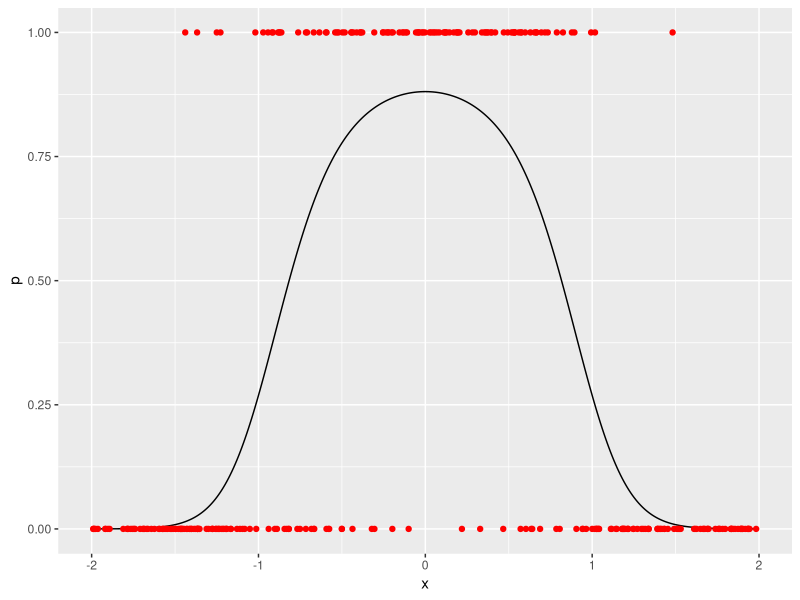
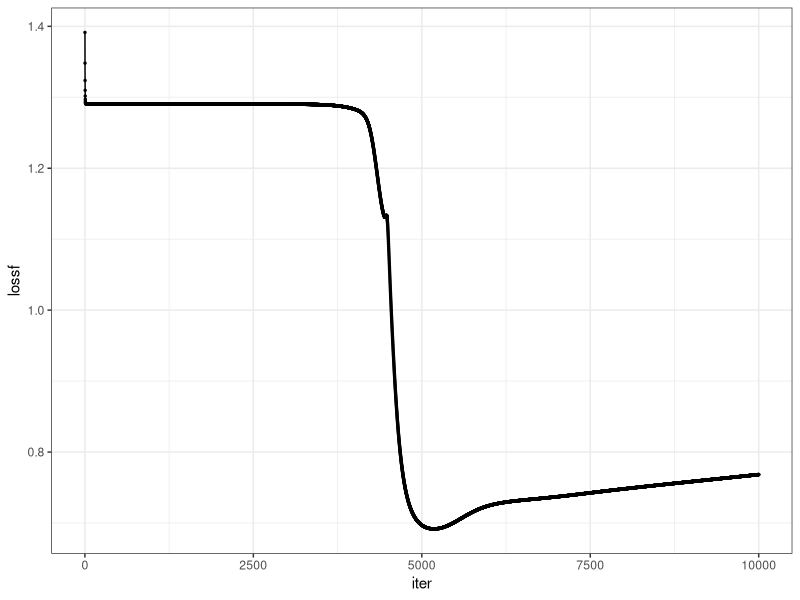
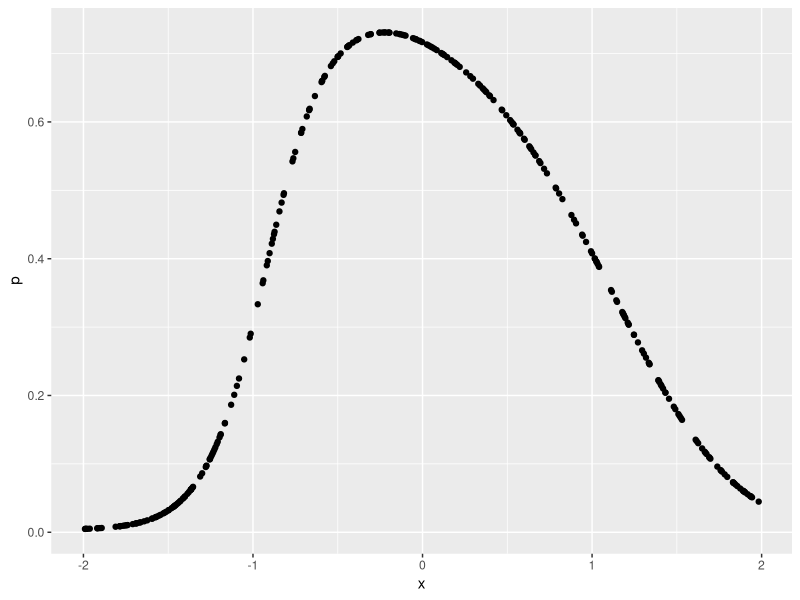
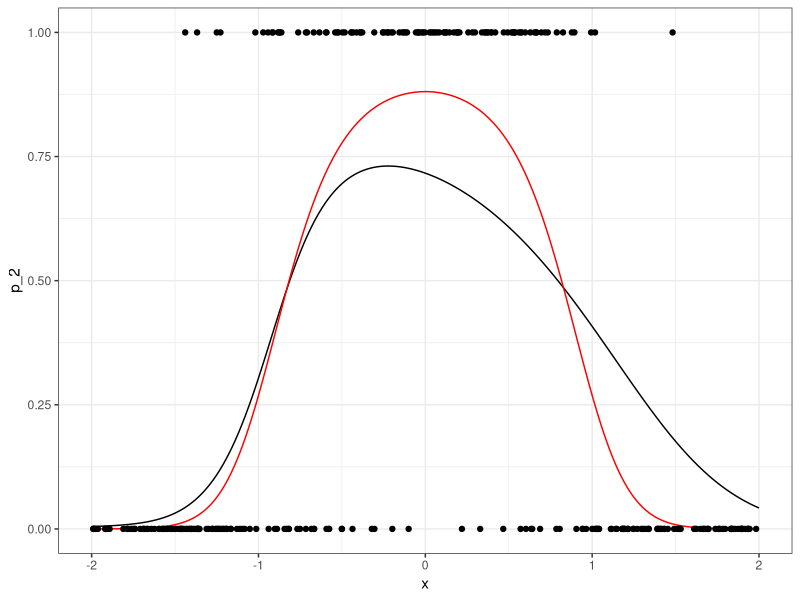
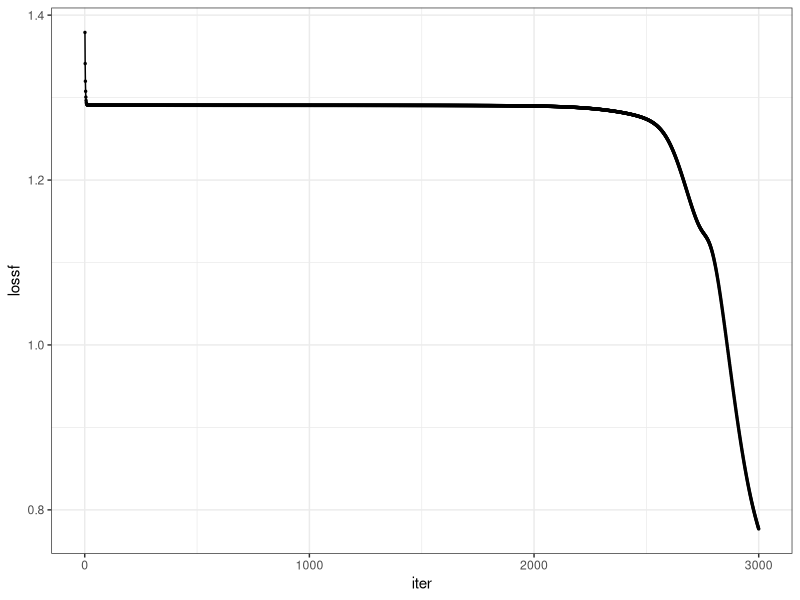

The R script that drew these images, in order: (Note: this script raises an error after producing the figures.)
library(tidyverse)

## Backprop


# # Number of hidden nodes (including bias)
# q = 3
# 
# theta = replicate(q, 0.01*rnorm(nx))
# beta = 0.01*rnorm(q)

sigma_1 <- function(x){
  return(1/(1 + exp(-x)))
}

sigma_2 <- function(x){
  return(1/(1 + exp(-x)))
}

# compute_p_hat <- function(theta, beta, X){
#   A = sigma_1(X %*% theta)
#   p_hat = sigma_2(A %*% beta)
#   return(p_hat)
# }

loss_function <- function(p_hat, y){
  lossf = - 2 * mean(y*log(p_hat) + (1-y)*log(1-p_hat))
  return(lossf)
}


# 
# alpha = 0.01
# i = 0
# n_iter <- 200
# 
# loss_function_df <- data_frame(lossf = rep(0.0, n_iter))
# 
# while(i < n_iter){
#   i = i + 1
#   cat("Iter:", i, "\n")
#   p_hat = compute_p_hat(theta, beta, X)
#   loss_function_df$lossf[i] <- loss_function(p_hat, y)
#   
#   p_minus_y = p_hat - y
#   A = sigma_1(zeta)
#   dL_dbeta = mean(t(A) %*% p_minus_y)
#   zeta = X %*% theta
#   
#   dL_dtheta <- matrix(rep(NA, nx*q), ncol = q)
#   for(l in 1:length(beta)){
#     temp <- (beta[l] * p_minus_y * A[,l]) * (1 - A[,l])
#     
#     dl_dtheta_nl <- matrix(rep(temp, nx), ncol = nx, byrow = F) * X
#     dL_dtheta[,l] <- colMeans(dl_dtheta_nl)
#   }
#   
#   # # first beta
#   # bbb <- cbind(  (beta[1] * p_minus_y * A[,1]) * (1 - A[,1]) * X[,1],
#   #         (beta[1] * p_minus_y * A[,1]) * (1 - A[,1]) * X[,2],
#   #         (beta[1] * p_minus_y * A[,1]) * (1 - A[,1]) * X[,3],
#   #         (beta[1] * p_minus_y * A[,1]) * (1 - A[,1]) * X[,4])
#   # 
#   # # second beta
#   # (beta[2] * p_minus_y * A[,2]) * (1 - A[,2]) * X[,1]
#   # (beta[2] * p_minus_y * A[,2]) * (1 - A[,2]) * X[,2]
#   # (beta[2] * p_minus_y * A[,2]) * (1 - A[,2]) * X[,3]
#   # (beta[2] * p_minus_y * A[,2]) * (1 - A[,2]) * X[,4]
#   # # third beta
#   # (beta[3] * p_minus_y * A[,3]) * (1 - A[,3]) * X[,1]
#   # (beta[3] * p_minus_y * A[,3]) * (1 - A[,3]) * X[,2]
#   # (beta[3] * p_minus_y * A[,3]) * (1 - A[,3]) * X[,3]
#   # (beta[3] * p_minus_y * A[,3]) * (1 - A[,3]) * X[,4]
# 
#   beta <- beta - alpha*dL_dbeta
#   theta <- theta - alpha*dL_dtheta
# }
# 
# loss_function_df %>% 
#   mutate(ix = 1:nrow(.)) %>%  
#   ggplot(aes(ix, lossf)) + 
#   geom_point(size = 0.5) +
#   geom_line()

ann <- function(X, y, q = 3, alpha = 0.01, n_iter = 200, init_beta = "random", init_theta = "random"){
  # X: data matrix
  # y: response vector
  # q: number of hidden nodes (including bias)
  # alpha: learning rate
  # n_iter: number of iterations
  
  m = nrow(X)
  X = cbind(rep(1, m), X)
  nx = ncol(X)
  
  
  i = 0
  
  if(init_beta == "random") {
    beta = 0.1*runif(q + 1, -0.5, 0.5)
    init_beta = beta
  } else{
    beta = init_beta
  }
  if(init_theta == "random"){
    theta = replicate(q, 0.1*runif(nx, -0.5, 0.5))
    init_theta = theta
  } else {
    theta = init_theta
  }
  
  loss_function_df <- data_frame(
    iter = 1:n_iter,
    lossf = as.numeric(rep(NA, n_iter)))
  
  while(i < n_iter){
    i = i + 1
    cat("Iter:", i, "\n")
    zeta = X %*% theta
    A = sigma_1(zeta)
    A_aug = cbind(rep(1, m), A)
    p_hat = sigma_2(A_aug %*% beta)
    #p_hat = compute_p_hat(theta, beta, X)
    loss_function_df$lossf[i] <- loss_function(p_hat, y)
    
    p_minus_y = p_hat - y
    dL_dbeta = colMeans(matrix(rep(p_minus_y, q + 1), ncol = q + 1, byrow = F) * A_aug)
    #dL_dbeta = mean(t(A) %*% p_minus_y)
    
    dL_dtheta <- matrix(rep(NA, nx*q), ncol = q)
    for(l in 1:ncol(dL_dtheta)){
      temp <- (beta[l] * p_minus_y * A[,l]) * (1 - A[,l])
      
      dl_dtheta_nl <- matrix(rep(temp, nx), ncol = nx, byrow = F) * X
      dL_dtheta[,l] <- colMeans(dl_dtheta_nl)
    }

    beta <- beta - alpha*dL_dbeta
    theta <- theta - alpha*dL_dtheta
  }
  
  gg_deviance_iter <- loss_function_df %>% 
    ggplot(aes(iter, lossf)) + 
    geom_point(size = 0.5) +
    geom_line() +
    theme_bw()
  
  out <- list(
    beta = beta,
    theta = theta, 
    init_theta = init_theta,
    init_beta = init_beta,
    gg_deviance_iter = gg_deviance_iter
  )
  
  return(out)
}

### Example 1

# # Number of features (including bias)
# nx = 4
# 
# # Training set size
# m = 100
# 
# X = cbind(rep(1, m), replicate(nx - 1, rnorm(m)) )
# gen_params <- rnorm(nx)
# mu = X %*% gen_params
# p_real <- 1/(1 + exp(-mu))
# y = rbinom(size = 1, n = length(p_real), prob = p_real)
# 
# ann_1 <- ann(X, y, 3)


### Example 2
predict <- function(ann, X){
  m = nrow(X)
  X = cbind(rep(1, m), X)
  zeta = X %*% ann$theta
  A = sigma_1(zeta)
  A_aug = cbind(rep(1, m), A)
  p_hat = sigma_2(A_aug %*% ann$beta)
  return(p_hat)
}

logistic_func <- function(x){
  1/(1 + exp(-x))
}


x <- seq(-2, 2, 0.01)
p <- logistic_func(2 - 3 * x^2) #probabilidad condicional de clase 1 (vs. 0)
set.seed(2805721)
x_1 <- runif(300, -2, 2)
g_1 <- rbinom(300, 1, logistic_func(2 - 3 * x_1^2))
dat_2 <- data.frame(x_1, g_1)
dat_p <- data.frame(x, p)
g <- qplot(x, p, geom='line')
g + geom_point(data = dat_2, aes(x = x_1, y = g_1), colour = 'red')

ann_2 <- ann(as.matrix(dat_2$x_1), dat_2$g_1, q = 4, alpha = 0.5, n_iter = 10000)

ann_2

#ann_2$gg_deviance_iter


data.frame(
  p = predict(ann_2, as.matrix(dat_2$x_1)),
  x = dat_2$x_1) %>% 
  ggplot() +
  geom_point(aes(x, p))

## hacer feed forward con beta encontrados

data.frame(x = x, p_2 = predict(ann_2, as.matrix(x))) %>% 
  ggplot(aes(x = x, y = p_2)) + 
  geom_line() +
  geom_line(data = dat_p, aes(x = x, y = p), col='red') + 
  ylim(c(0,1)) +
  geom_point(data = dat_2, aes(x = x_1, y = g_1)) +
  theme_bw()








ann_3 <- ann(as.matrix(dat_2$x_1), dat_2$g_1, q = 4, alpha = 0.5, n_iter = 3000)
ann_3

ann_4 <- ann(as.matrix(dat_2$x_1), dat_2$g_1, q = 4, alpha = 0.5, n_iter = 3000, init_beta = ann_3$beta, init_theta = ann_3$theta)
ann_4



data.frame(x = x, p_2 = predict(ann_3, as.matrix(x))) %>% 
  ggplot(aes(x = x, y = p_2)) + 
  geom_line() +
  geom_line(data = dat_p, aes(x = x, y = p), col='red') + 
  ylim(c(0,1)) +
  geom_point(data = dat_2, aes(x = x_1, y = g_1)) +
  theme_bw()


data.frame(x = x, p_2 = predict(ann_4, as.matrix(x))) %>% 
  ggplot(aes(x = x, y = p_2)) + 
  geom_line() +
  geom_line(data = dat_p, aes(x = x, y = p), col='red') + 
  ylim(c(0,1)) +
  geom_point(data = dat_2, aes(x = x_1, y = g_1)) +
  theme_bw()
